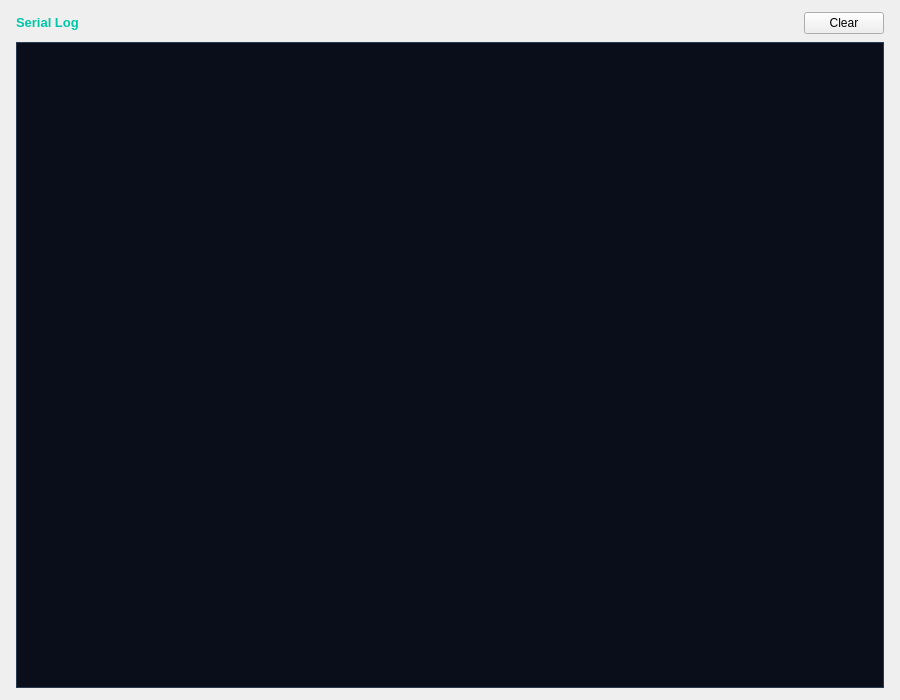
<?xml version="1.0" encoding="UTF-8"?>
<ui version="4.0">
 <class>LogPanel</class>
 <widget class="QWidget" name="LogPanel">
  <property name="geometry">
   <rect><x>0</x><y>0</y><width>900</width><height>700</height></rect>
  </property>
  <layout class="QVBoxLayout" name="outerLayout">
   <property name="leftMargin"><number>16</number></property>
   <property name="topMargin"><number>12</number></property>
   <property name="rightMargin"><number>16</number></property>
   <property name="bottomMargin"><number>12</number></property>
   <property name="spacing"><number>8</number></property>
   <!-- Toolbar: title + spacer + clear button -->
   <item>
    <layout class="QHBoxLayout" name="toolbarRow">
     <item>
      <widget class="QLabel" name="titleLabel">
       <property name="text"><string>&lt;b&gt;Serial Log&lt;/b&gt;</string></property>
       <property name="styleSheet"><string>color:#00c6a7; font-size:13px;</string></property>
      </widget>
     </item>
     <item>
      <spacer name="hSpacer">
       <property name="orientation"><enum>Qt::Horizontal</enum></property>
       <property name="sizeHint" stdset="0">
        <size><width>40</width><height>20</height></size>
       </property>
      </spacer>
     </item>
     <item>
      <widget class="QPushButton" name="clearButton">
       <property name="text"><string>Clear</string></property>
       <property name="maximumWidth"><number>70</number></property>
      </widget>
     </item>
    </layout>
   </item>
   <!-- Log text area -->
   <item>
    <widget class="QTextEdit" name="logEdit">
     <property name="objectName"><string>logEdit</string></property>
     <property name="readOnly"><bool>true</bool></property>
     <property name="lineWrapMode"><enum>QTextEdit::NoWrap</enum></property>
     <property name="styleSheet">
      <string>background:#0a0e1a; color:#94a3b8; font-family:'Courier New',monospace; font-size:10pt; border:1px solid #2a3a50;</string>
     </property>
    </widget>
   </item>
  </layout>
 </widget>
 <resources/>
 <connections/>
</ui>
